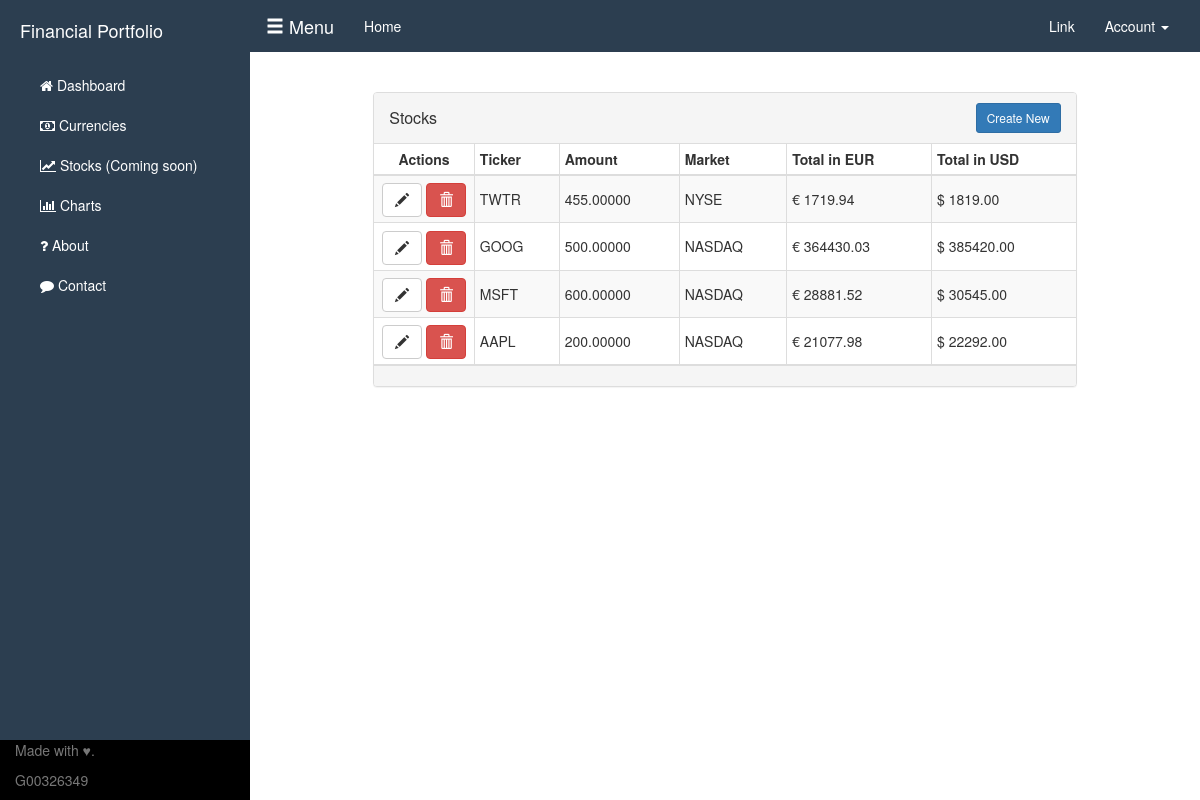
Page /stocks (signed in) on the earlier database version.
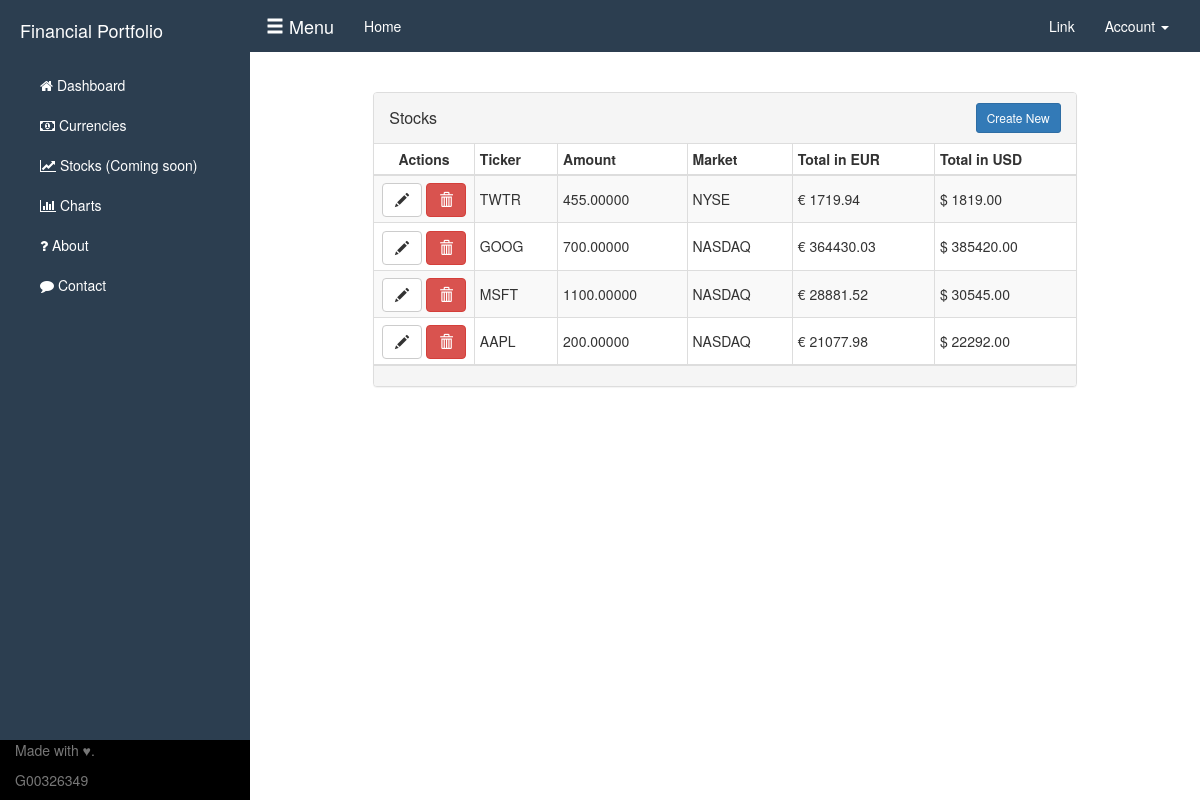
Same page on the later database version.
### webapp.py (models this page shows)
class UserStocks(db.Model, UserMixin):
    __tablename__ = "users_stocks"
    trans_id = db.Column(db.Integer, primary_key=True, index=True)
    id = db.Column(db.Integer)
    amount = db.Column(db.Numeric())
    ticker = db.Column(db.String(255))
    market = db.Column(db.String(255))
    priceInBTC = db.Column(db.Numeric())
    priceInUSD = db.Column(db.Numeric())
    priceInEUR = db.Column(db.Numeric())
    priceInCHY = db.Column(db.Numeric())
    last = db.Column(db.String(255))
    timestamp = db.Column(db.DateTime())
    index = index_property('id', 'index')

### webapp.py (the view)
@app.route('/stocks')
@login_required
def stocks():
    if Stock.query.first() is None:
        print("No stock data found in DB")
        request = requests.get('http://finance.google.com/finance/info?client=ig&q=NASDAQ%3AAAPL,GOOG,MSFT,AMZN,TWTR')
        request.encoding = 'utf-8'  # We need to change encoding as this API uses ISO
        print(request.encoding)
        o = request.text[4:]  # The response object contains some characters at start that we cant parse. Trim these off
        print("Request after char slice"+o)
        result = json.loads(o)  # After we trim the characters, turn back into JSON
        print(result)  # Show json result
        for i in result:
            print(i)
            print(i['t'])  # Print the ticker
            u = Stock(ticker=i['t'], last=i['l'], market=i['e'], timestamp=datetime.datetime.now())
            db.session.add(u)
        db.session.commit()
    else:
        print("Found stock data in DB")
    Stocks = UserStocks.query.filter_by(id=current_user.id).all()
    return render_template("stocks.html", Stocks=Stocks)

### templates/stocks.html (shortened to what this page needs)
{% extends "index.html" %} {% block title %}Stocks{% endblock %} {% block head %} {{ super() }}
<link rel="stylesheet" href="{{ url_for('static', filename='css/investment-tables.css') }}">
{% endblock %}
{% block content %}
<div class="col-md-10 col-md-offset-1">
    <div class="panel panel-default panel-table">
        <div class="panel-heading">
            <div class="row">
                <div class="col col-xs-6">
                    <h3 class="panel-title">Stocks</h3>
                </div>
                <div class="col col-xs-6 text-right">
                    <button type="button" class="btn btn-sm btn-primary btn-create" data-toggle="modal" data-target="#myModal">Create New</button>
                </div>
            </div>
        </div>
        <div class="panel-body">
            <div id="no-more-tables">
                <table class="col-md-12 table-bordered table-striped table-condensed cf">
                    {% if Stocks|length < 1 %}
                    <thead>
                        <th>Looks like you dont have anything here! Click the button to start tracking stocks! &#9757;</th>
                    </thead>
                </table>
                {% else %}
                <thead class="cf">
                    <tr>
                        <th>Actions</th>
                        <th>Ticker</th>
                        <th class="numeric">Amount</th>
                        <th>Market</th>
                        <th class="numeric">Total in EUR</th>
                        <th class="numeric">Total in USD</th>
                    </tr>
                </thead>
                <tbody>
                    {% for thing in Stocks %}
                    <tr>
                        <td align="center">
                            <a class="btn btn-default" ><span class="glyphicon glyphicon-pencil"> </span></a>
                            <a class="btn btn-danger" href=="{{url_for('deleteentry', ticker=thing.ticker)}}"><span class="glyphicon glyphicon-trash"></span></a>
                        </td>
                        <td data-title="Ticker">{{ thing.ticker }}</td>
                        <td data-title="Amount" class="numeric">{{'%0.5f'% thing.amount |float}}</td>
                        <td data-title="Market">{{thing.market}}</td>
                        <td data-title="Total in EUR" class="numeric">&#128; {{'%0.2f'% thing.priceInEUR| float }}</td>
                        <td data-title="Total in USD" class="numeric">&#36; {{'%0.2f'%thing.priceInUSD|float }}</td>
                    </tr>
                    {% endfor %}
                </tbody>
                {% endif %}
                </table>
            </div>
        </div>
        <div class="panel-footer">
        </div>
    </div>
</div>
{% endblock %}

### templates/index.html (shortened to what this page needs)
<!DOCTYPE html>
<html lang="en">
<head>
    {% block head %}
    <link href="static/css/bootstrap/bootstrap.min.css" rel="stylesheet">
    <link href="https://maxcdn.bootstrapcdn.com/font-awesome/4.6.3/css/font-awesome.min.css" rel="stylesheet">
    <link href="static/css/simple-sidebar.css" rel="stylesheet">
    {% endblock %}
</head>
<body>
    <div id="wrapper">
        <div id="sidebar-wrapper">
            <ul class="sidebar-nav">
                <li class="sidebar-brand">
                    <a href="#">
                        Financial Portfolio
                    </a>
                </li>
                <li>
                    <a href="/dashboard"><i class="fa fa-home" aria-hidden="true"></i>  Dashboard</a>
                </li>
                <li>
                    <a href="/currencies"><i class="fa fa-money"></i>   Currencies</a>
                </li>
                <li>
                    <a href="/stocks"><i class="fa fa-line-chart" aria-hidden="true"></i>  Stocks (Coming soon)</a>
                </li>
                <li>
                    <a href="/charts"><i class="fa fa-bar-chart" aria-hidden="true"></i>  Charts</a>
                </li>
                <li>
                    <a href="/about"><i class="fa fa-question" aria-hidden="true"></i>  About</a>
                </li>
                <li>
                    <a href="/contact"><i class="fa fa-comment" aria-hidden="true"></i>  Contact</a>
                </li>
            </ul>
            <footer class="footer">
                <div class="footer-container">
                    <p class="text-muted">Made with &#9829;.</p>
                    <p class="text-muted">G00326349</p>
                </div>
            </footer>
        </div>
        <nav class="navbar navbar-full">
            <div class="container-fluid">
                <div class="navbar-header">
                    <a class="navbar-brand" href="#menu-toggle" id="menu-toggle">
                        <span class="glyphicon glyphicon-menu-hamburger"></span> Menu
                    </a>
                </div>
                <div class="collapse navbar-collapse nav-text" id="bs-example-navbar-collapse-1">
                    <ul class="nav navbar-nav">
                        <li class=" text-secondary"><a href="/dashboard" id="demo">Home <span class="sr-only">(current)</span></a></li>
                    </ul>
                    <ul class="nav navbar-nav navbar-right">
                        <li><a href="#">Link</a></li>
                        <li class="dropdown">
                            <a href="#" class="dropdown-toggle" data-toggle="dropdown" role="button" aria-haspopup="true" aria-expanded="false">Account <span class="caret"></span></a>
                        </li>
                    </ul>
                </div>
            </div>
        </nav>
        <div id="page-content-wrapper">
            <div class="container-fluid">
                {% block content %}{% endblock %}
            </div>
        </div>
    </div>
</body>
</html>

### static/css/simple-sidebar.css (style rules this page uses)
body { overflow-x: hidden; }
#wrapper { padding-left: 0; -webkit-transition: all 0.5s ease; -moz-transition: all 0.5s ease; -o-transition: all 0.5s ease; transition: all 0.5s ease; }
#sidebar-wrapper { z-index: 1000; position: fixed; left: 250px; width: 0; height: 100%; margin-left: -250px; overflow-y: auto; background: #2c3e50; -webkit-transition: all 0.5s ease; -moz-transition: all 0.5s ease; -o-transition: all 0.5s ease; transition: all 0.5s ease; }
#page-content-wrapper { width: 100%; position: absolute; padding: 15px; }
#wrapper nav { border-radius: 0 !important; background-color: #2c3e50; }
#wrapper nav a { color: #ffffff; }
.sidebar-nav { position: absolute; top: 0; width: 250px; margin: 0; padding: 0; list-style: none; }
.sidebar-nav li { text-indent: 20px; line-height: 40px; }
.sidebar-nav li a { display: block; text-decoration: none; color: #ffffff; }
.sidebar-nav>.sidebar-brand { height: 65px; font-size: 18px; line-height: 60px; }
.sidebar-nav>.sidebar-brand a { color: #ffffff; }
.footer { position: absolute; bottom: 0; width: 100%; height: 60px; background: #000; }
.footer-container { width: auto; max-width: 680px; padding: 0 15px; }
@media (min-width:768px) { #wrapper { padding-left: 250px; } }
@media (min-width:768px) { #sidebar-wrapper { width: 250px; } }
@media (min-width:768px) { #page-content-wrapper { padding: 20px; position: relative; } }

### static/css/investment-tables.css (style rules this page uses)
.panel-table .panel-body { padding: 0; }
.panel-table .panel-body .table-bordered { border-style: none; margin: 0; }
.panel-table .panel-body .table-bordered>thead>tr>th:first-of-type { text-align: center; width: 100px; }
.panel-table .panel-body .table-bordered>thead>tr>th:last-of-type, .panel-table .panel-body .table-bordered>tbody>tr>td:last-of-type { border-right: 0px; }
.panel-table .panel-body .table-bordered>thead>tr>th:first-of-type, .panel-table .panel-body .table-bordered>tbody>tr>td:first-of-type { border-left: 0px; }
.panel-table .panel-body .table-bordered>tbody>tr:first-of-type>td { border-bottom: 0px; }
.panel-table .panel-body .table-bordered>thead>tr:first-of-type>th { border-top: 0px; }
.panel-table .panel-heading .col h3 { line-height: 30px; height: 30px; }
.panel-table .panel-body .table-bordered>tbody>tr>td { line-height: 34px; }

Differences in the rows shown:
changed UserStocks "GOOG": amount "500.00000" → "700.00000"
changed UserStocks "MSFT": amount "600.00000" → "1100.00000"
